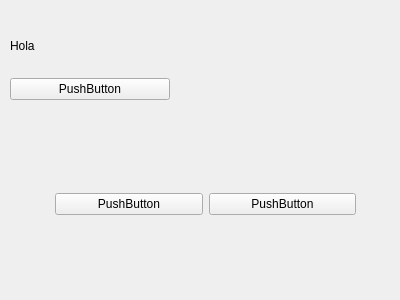
<?xml version="1.0" encoding="UTF-8"?>
<ui version="4.0">
 <class>Trabajo3</class>
 <widget class="QWidget" name="Trabajo3">
  <property name="geometry">
   <rect>
    <x>0</x>
    <y>0</y>
    <width>400</width>
    <height>300</height>
   </rect>
  </property>
  <property name="windowTitle">
   <string>Form</string>
  </property>
  <widget class="QWidget" name="verticalLayoutWidget">
   <property name="geometry">
    <rect>
     <x>10</x>
     <y>20</y>
     <width>160</width>
     <height>80</height>
    </rect>
   </property>
   <layout class="QVBoxLayout" name="verticalLayout">
    <item>
     <widget class="QLabel" name="label">
      <property name="text">
       <string>Hola</string>
      </property>
     </widget>
    </item>
    <item>
     <widget class="QPushButton" name="pushButton">
      <property name="text">
       <string>PushButton</string>
      </property>
     </widget>
    </item>
   </layout>
  </widget>
  <widget class="QWidget" name="horizontalLayoutWidget">
   <property name="geometry">
    <rect>
     <x>55</x>
     <y>169</y>
     <width>301</width>
     <height>71</height>
    </rect>
   </property>
   <layout class="QHBoxLayout" name="horizontalLayout">
    <item>
     <widget class="QPushButton" name="pushButton_3">
      <property name="text">
       <string>PushButton</string>
      </property>
     </widget>
    </item>
    <item>
     <widget class="QPushButton" name="pushButton_2">
      <property name="text">
       <string>PushButton</string>
      </property>
     </widget>
    </item>
   </layout>
  </widget>
 </widget>
 <resources/>
 <connections/>
</ui>
